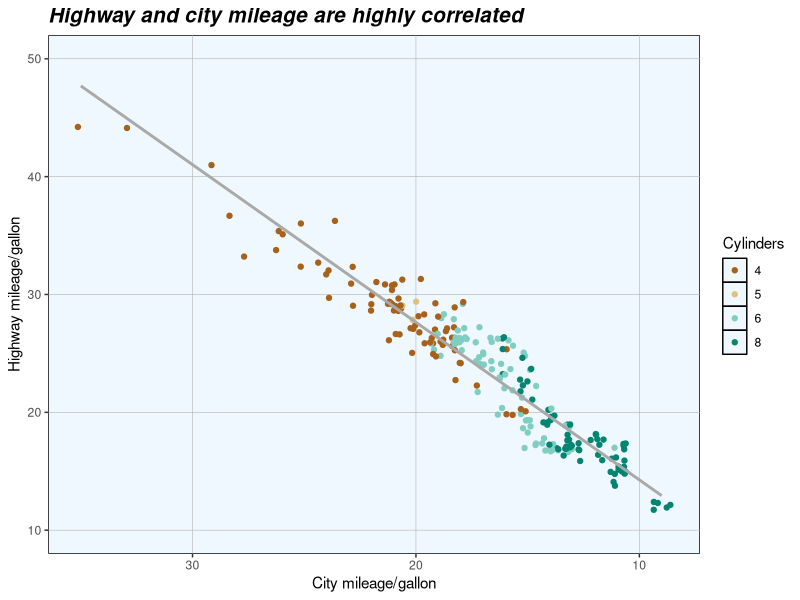

The R source for this figure:
## initialize environment ##
graphics.off()
rm(list = ls())
library(tidyverse)

#Part 1. Data types in scales
  #1.
  g <- ggplot(mpg, aes(x = cty, y = hwy, color = as_factor(cyl))) + 
    geom_jitter() + # jittered scatterplot
    geom_smooth(method = "lm", color = "darkgrey", se = FALSE) +
    labs(title = "Highway and city mileage are highly correlated",
        x = "City mileage/gallon",
        y = "Highway mileage/gallon",
        color = "Cylinders")

  #2.
  g <- g + scale_color_brewer(palette = "BrBG") # Color Brewer palette for points

  #3.
  g <- g + scale_x_reverse() # Reverse the direction of the x-axis

  #4.
  g <- g + scale_y_continuous(limits = c(10, 50), breaks = seq(10, 50, length = 5)) # Y-axis limits and breaks

#Part 2. Themes
  #5.
  g <- g + theme(plot.title = element_text(face = "bold.italic", size = 15)) # Bold Italic Title, Size 15
  
  #6.
  g <- g + theme(panel.background = element_rect(fill = "aliceblue", color = "black")) # aliceblue background, black border
  
  #7.
  g <- g + theme(panel.grid.minor = element_blank()) # Disable minor gridlines
  
  #8.
  g <- g + theme(panel.grid.major = element_line(color = "grey70", linewidth = 0.2)) # Major gridlines grey70, width 0.2
  
#outputting plot
  g
